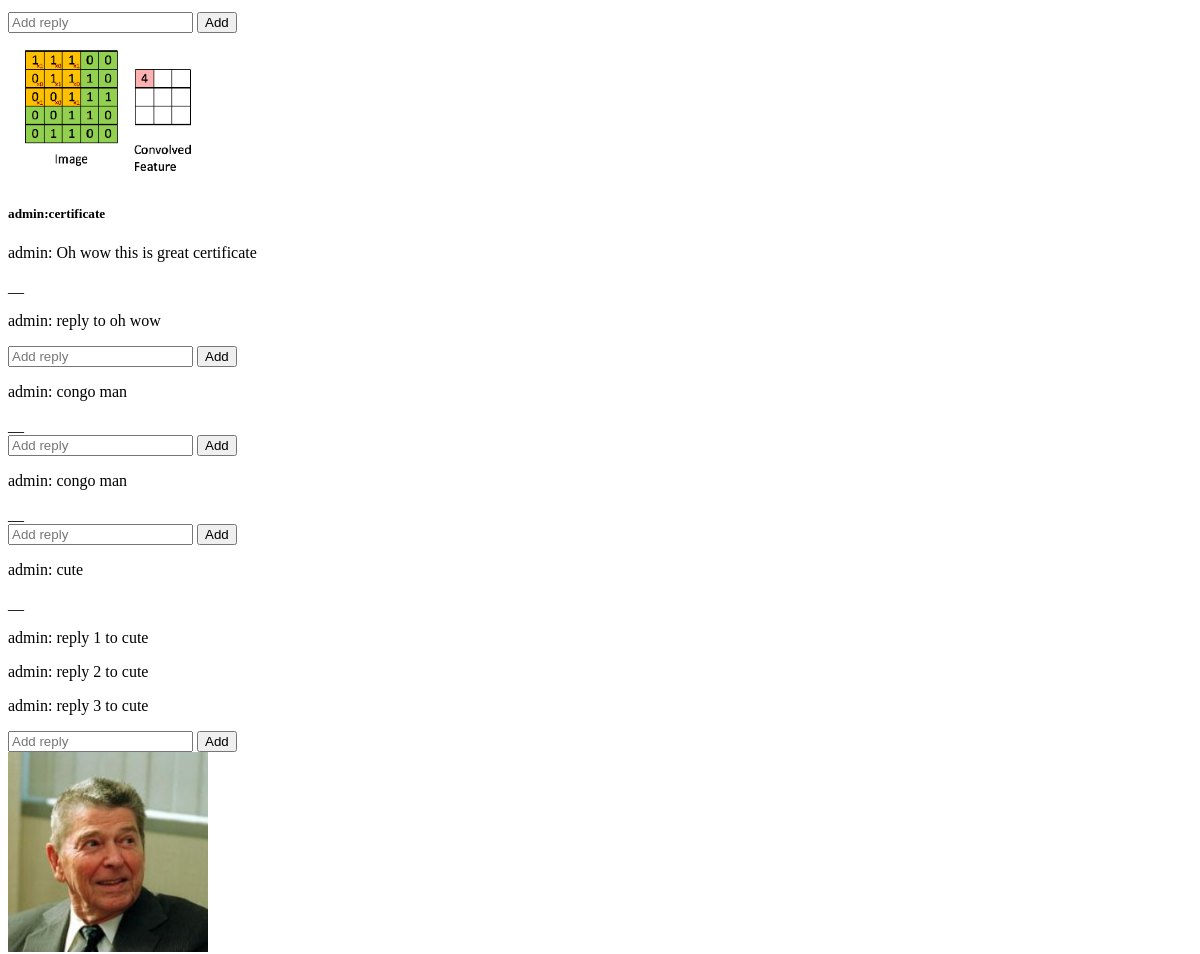
The app's page / (middle part), older data.
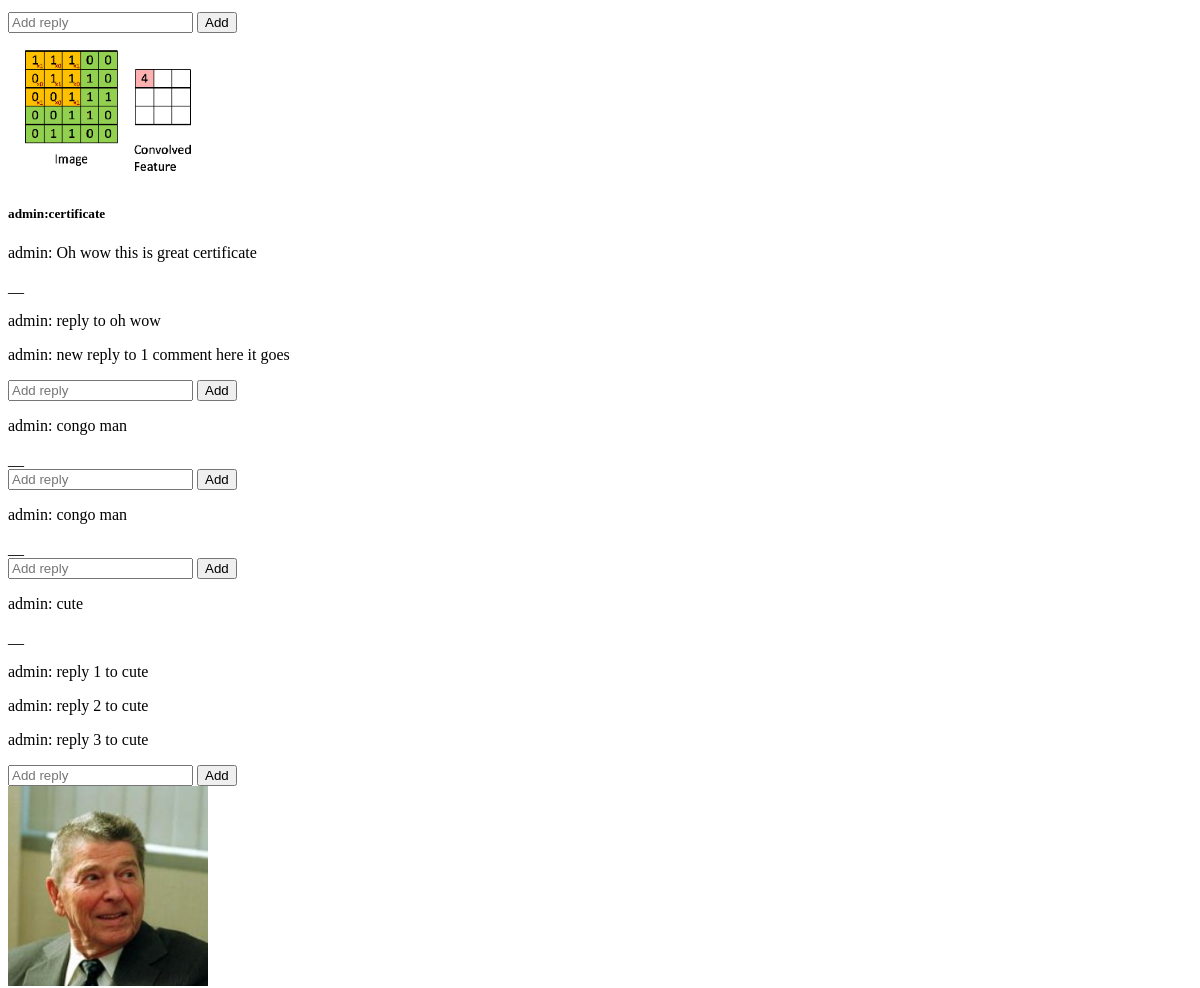
The same page, newer data.
### comments/models.py (models this page shows, shortened)
class Comment(models.Model):
    post = models.ForeignKey(Post,on_delete = models.CASCADE)
    user = models.ForeignKey(settings.AUTH_USER_MODEL,on_delete=models.CASCADE)
    text = models.TextField()
    timestamp = models.DateTimeField(auto_now=False, auto_now_add=True)

class Reply(models.Model):
    parent_comment = models.ForeignKey(Comment,on_delete=models.CASCADE)
    user = models.ForeignKey(settings.AUTH_USER_MODEL,on_delete=models.CASCADE,null=True, blank=True)
    text = models.TextField()
    timestamp = models.DateTimeField(auto_now=False, auto_now_add=True)
    updated = models.DateTimeField(auto_now=True, auto_now_add=False)

### posts/models.py (models this page shows, shortened)
class Post(models.Model):
    user = models.ForeignKey(settings.AUTH_USER_MODEL, on_delete=models.CASCADE)
    image = models.ImageField(upload_to=upload_location)
    caption = models.CharField(max_length = 250)
    timestamp = models.DateTimeField(auto_now=False,auto_now_add=True)
    updated = models.DateTimeField(auto_now=True, auto_now_add=False)

### posts/views.py (the view)
# urls.py: path('',include('posts.urls')),
def posts(request):
    posts = Post.objects.all()
    context ={
        'posts':posts,
    }
    return render(request,'posts/post_list.html',context)

### posts/templates/posts/post_list.html (shortened to what this page needs)
{%extends 'posts/base.html' %}
{% block content %}
{% for post in posts %}
<img src='{{ post.image.url }}' alt='{{post.caption}}' width=200px height 200px> <br>
<h5>{{post.user.username}}:{{post.caption }}</h5>
{% for comment in post.comment_set.all %}
<p>{{comment.user.username}}: {{comment.text}}</p>
 __{% if comment.reply_set.all %}
 {% for reply in comment.reply_set.all %}
 <p>{{reply.parent_comment.user.username}}: {{reply.text}}</p>
 {% endfor %}
 {% endif %}
 <form action = '{% url "add_reply" comment.id %}' enctype="multipart/form-data" method="POST">
    <input type="text" name = 'reply' placeholder="Add reply">
    <button type="submit">Add</button>
   </form>
{%endfor%}
{%endfor %}
{% endblock %}

Row changes from the older to the newer data that the page shows:
added Reply: parent_comment.user.username "admin", text "new reply to 1 comment here it goes", shown under Comment "Oh wow this is great certificate"
